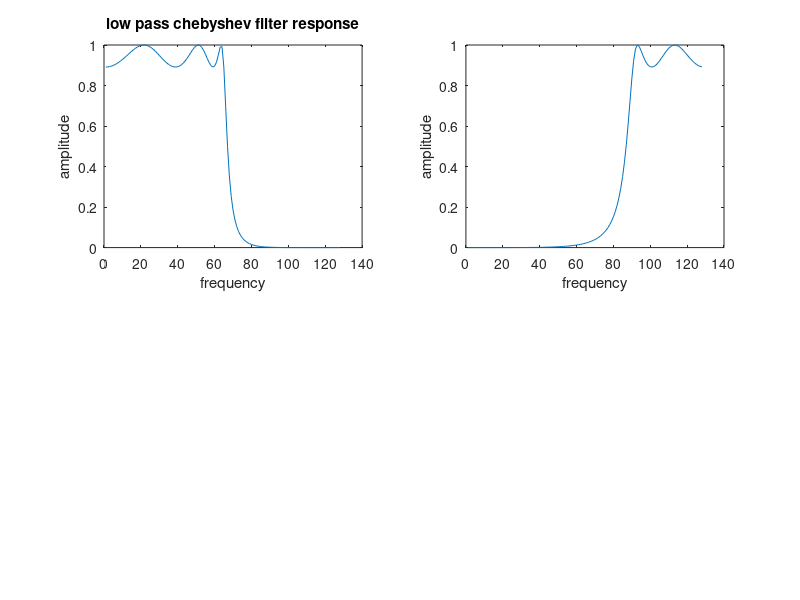

Reproduce this figure in MATLAB.
clc;
clear all;
close all;

%%% chebyshev low pass filter;
wp = 0.5; 
ws = 0.7;
rp = 1;
rs = 50;
[n,wn] = cheb1ord(wp,ws,rp,rs);
[b,a] = cheby1(n,rp,wn);
[h,w] = freqz(b,a,128);

subplot(2,2,1)
plot(abs(h));
xlabel('frequency');
ylabel('amplitude');
title('low pass chebyshev filter response');

%%% chebyshev high pass filter
wp = 0.7; 
ws = 0.5;
rp = 1;
rs = 30;
[n,wn] = cheb1ord(wp,ws,rp,rs);
[b,a] = cheby1(n,rp,wn, 'high');
[h,w] = freqz(b,a,128);

subplot(2,2,2)
plot(abs(h));
xlabel('frequency');
ylabel('amplitude');